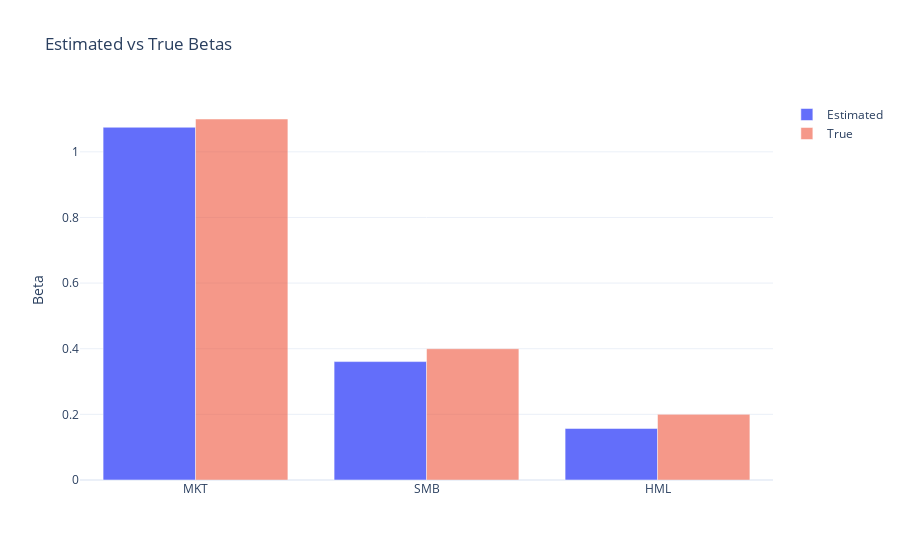

The code cell stored with this chart in its notebook:
### Code cell
labels = ['MKT', 'SMB', 'HML']
fig = go.Figure()
fig.add_trace(go.Bar(x=labels, y=betas_hat, name='Estimated'))
fig.add_trace(go.Bar(x=labels, y=true_betas, name='True', opacity=0.6))
fig.update_layout(
    title='Estimated vs True Betas',
    yaxis_title='Beta',
    barmode='group',
    template='plotly_white'
)
fig.show()

### Figure 1 — Plotly figure (JSON) as saved in the notebook; plotly's stock layout.template omitted (floating-point values rounded to 4 significant figures)
{"data": [{"name": "Estimated", "type": "bar", "x": ["MKT", "SMB", "HML"], "y": [1.075, 0.3608, 0.1571]}, {"name": "True", "opacity": 0.6, "type": "bar", "x": ["MKT", "SMB", "HML"], "y": [1.1, 0.4, 0.2]}], "layout": {"barmode": "group", "title": {"text": "Estimated vs True Betas"}, "yaxis": {"title": {"text": "Beta"}}}}
